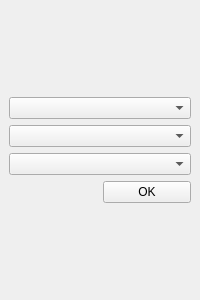
<?xml version="1.0" encoding="UTF-8"?>
<ui version="4.0">
 <class>DockWidget</class>
 <widget class="QDockWidget" name="DockWidget">
  <property name="geometry">
   <rect>
    <x>0</x>
    <y>0</y>
    <width>200</width>
    <height>300</height>
   </rect>
  </property>
  <property name="minimumSize">
   <size>
    <width>200</width>
    <height>300</height>
   </size>
  </property>
  <property name="windowTitle">
   <string>DockWidget</string>
  </property>
  <widget class="QWidget" name="dockWidgetContents">
   <layout class="QGridLayout" name="gridLayout">
    <item row="0" column="0">
     <layout class="QGridLayout" name="gridLayout_2">
      <item row="1" column="0" colspan="2">
       <widget class="QComboBox" name="warstwaBox"/>
      </item>
      <item row="2" column="0" colspan="2">
       <widget class="QComboBox" name="comboBox_3"/>
      </item>
      <item row="3" column="1">
       <widget class="QPushButton" name="guziczek">
        <property name="text">
         <string>OK</string>
        </property>
       </widget>
      </item>
      <item row="0" column="0" colspan="2">
       <widget class="QgsMapLayerComboBox" name="LayerComboQ"/>
      </item>
     </layout>
    </item>
   </layout>
  </widget>
 </widget>
 <customwidgets>
  <customwidget>
   <class>QgsMapLayerComboBox</class>
   <extends>QComboBox</extends>
   <header>qgsmaplayercombobox.h</header>
  </customwidget>
 </customwidgets>
 <resources/>
 <connections/>
</ui>
